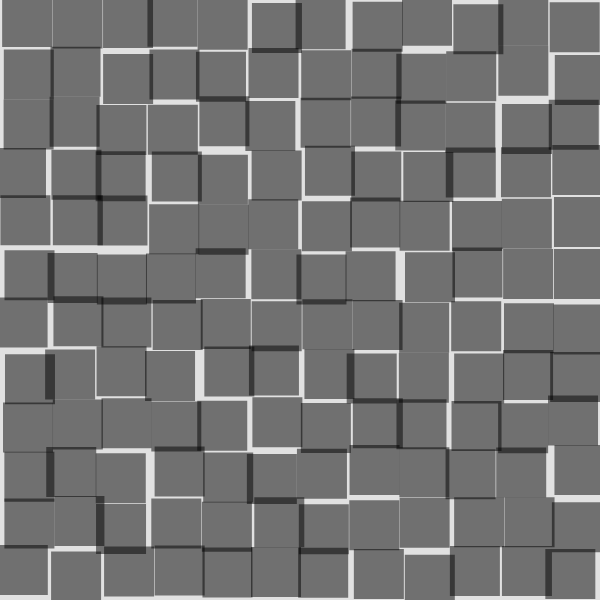
Frame 1 (no input)
Frame 60 (no input): identical to frame 1, image omitted
Frame 120 (the mouse pressed at the canvas centre since frame 60): identical to frame 1, image omitted

The p5.js sketch that drew this single still picture (run headless with seeded random() and noise() and a simulated clock; from frame 60 on, the mouse is pressed at the canvas centre):

// p5.js sketch
// ── sketch.js
//basic square grid with squares offset randomly by a ranged amount

let scl, row, col, pad;
let offset, offSetFactor;


function setup() {
  createCanvas(600,600);
  background(225);

  scl  = 50;
  row = height/scl;
  col = width/scl;
  pad = 2;

  offSetFactor = 0.1;
  offset = scl*offSetFactor;


  rectMode(CENTER);
  noStroke();
  fill(0,128);

  generateNew();
}

function draw() {

}

function generateNew()
{
  translate(scl/2,scl/2);

  for(let j = 0;j<col;j++)
  {
    for(let i=0;i<row;i++)
    {
      drawCell(i,j);
    }
  }
}

function drawCell(i,j)
{
  let xOff = random(-offset,offset);
  let yOff = random(-offset,offset);

  push();
  translate(i*scl+xOff,j*scl+yOff);

  rect(0,0,scl,scl);
  // rect(0,0,scl-offset,scl-offset);
  // rect(0,0,scl-offset/2,scl-offset/2);
  pop();
}

function mouseClicked()
{
  background(255);
  generateNew();
}
